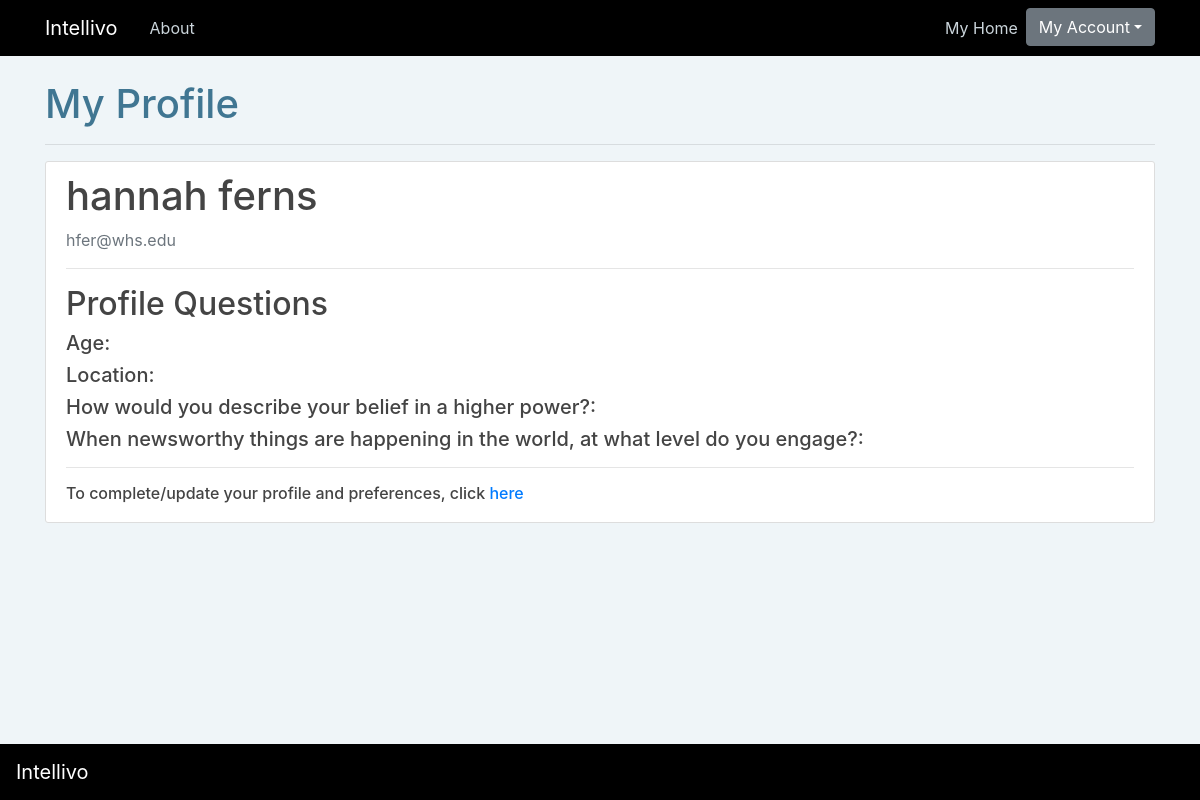
The page /profile (signed in) on the database its author committed.
### intellivo_package/models.py (models this page shows, shortened)
class User(db.Model, UserMixin):
    id = db.Column(db.Integer, primary_key=True)
    firstname = db.Column(db.String(40), nullable=False)
    lastname = db.Column(db.String(40))
    email = db.Column(db.String(120), unique=True, nullable=False)
    password = db.Column(db.String(60), nullable=False)
    pref = db.relationship('UserPref', backref='user', uselist=False) # one to one relationship

### intellivo_package/routes.py (the view)
@app.route("/profile")
@login_required
def profile():
    user = current_user
    userpref = UserPref.query.filter_by(user_id = user.id).first()
    return render_template('profile.html', title='Profile', userpref=userpref)

### intellivo_package/models.py (called while the page is built)
@login_manager.user_loader
def load_user(user_id):
    return User.query.get(int(user_id))

### intellivo_package/templates/profile.html (shortened to what this page needs)
{% extends "layout.html" %}
{% block content %}
	<h1> My Profile </h1>
	<hr>
	<div class="content-section">
      	<div class="media">
	        <div class="media-body">
	          <h2 class="account-heading">{{ current_user.firstname }} {{ current_user.lastname }}</h2>
	          <p class="text-secondary">{{ current_user.email }}</p>
	          <hr>
    	</div>
     </div>
     <h2>Profile Questions</h2>
     <h5>Age: {{ userpref.age }}</h5>
     <h5>Location: {{ userpref.location }}</h5>
     <h5>How would you describe your belief in a higher power?: {{ userpref.spirituality }}</h5>
     <h5>When newsworthy things are happening in the world, at what level do you engage?: {{ userpref.engagement }}</h5>
     <hr>
     <h6>To complete/update your profile and preferences, click <a href="{{ url_for('preferences') }}">here</a>
	</h6>
{% endblock content %}

### intellivo_package/static/main.css (style rules this page uses)
body { background: #fafafa; color: #333333; margin-top: 5rem; }
h1 { color: #407692; }
h2, h3, h4, h5, h6 { color: #444444; }
.content-section { background: #ffffff; padding: 10px 20px; border: 1px solid #dddddd; border-radius: 3px; margin-bottom: 20px; }
.account-heading { font-size: 2.5rem; }

### intellivo_package/templates/layout.html (style rules this page uses)
body { background-color: #EFF5F8; }

### rows shown on the page
User: firstname "hannah", lastname "ferns", email "hfer@whs.edu"
